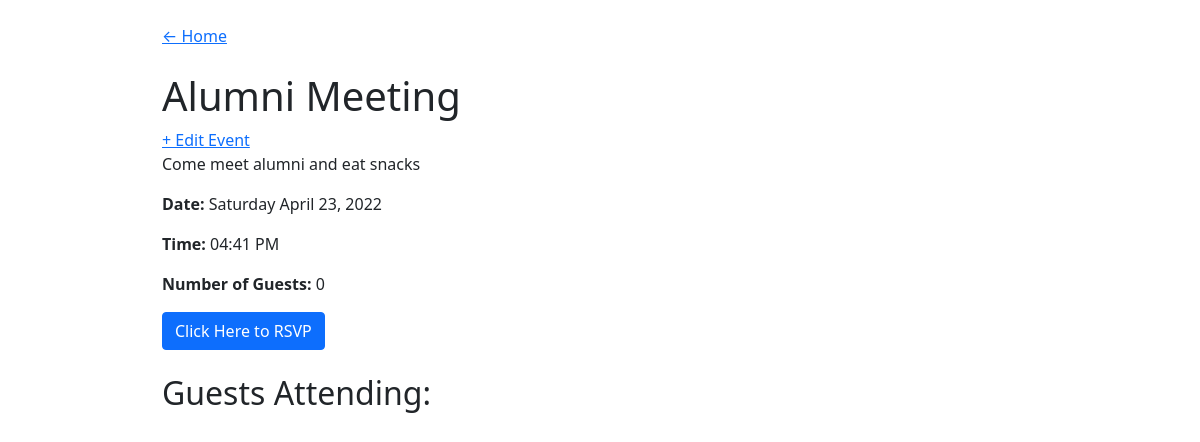
/event/3, run on the app's committed database.
### events_app/models.py (models this page shows)
class Event(db.Model):
    id = db.Column(db.Integer, primary_key=True)
    title = db.Column(db.String(80), nullable=False)
    description = db.Column(db.String(80), nullable=False)
    date_and_time = db.Column(db.DateTime(timezone=True))
    guests = db.relationship('Guest', secondary = 'guest_events', back_populates="events_attending")
    created_by = db.relationship('Guest', secondary= 'events_created', back_populates="events_hosting")
    event_type = db.Column(db.Enum(EventType), default=EventType.MISC)

### events_app/routes.py (the view)
@main.route('/event/<event_id>', defaults={'error': None})
@main.route('/event/<event_id>/<error>', methods=['GET'])
def event_detail(event_id, error):
    event = Event.query.filter_by(id=event_id).one()
    print(f'error: {error}')
    return render_template('event_detail.html', event=event, error=error)

### events_app/templates/event_detail.html (shortened to what this page needs)
{% extends 'base.html' %}
{% block content %}
<a href="/">← Home</a>
<h1 class="pt-4">{{event.title}}</h1>
<a href="/event/{{event.id}}/edit">+ Edit Event</a>
<p>{{event.description}}</p>
<p><strong>Date:</strong> {{event.date_and_time.strftime('%A %B %d, %Y')}}</p>
<p><strong>Time:</strong> {{event.date_and_time.strftime('%I:%M %p')}}</p>
<p><strong>Number of Guests:</strong> {{event.guests|length}}</p>
<button type="button" class="btn btn-primary" data-bs-toggle="modal" data-bs-target="#RSVPModal">
    Click Here to RSVP
</button>
<h2 class="pt-4">Guests Attending:</h2>
{% endblock %}

### events_app/static/style.css (style rules this page uses)
body { display: flex; justify-content: center; }

### data on the page
Event: title "Alumni Meeting", description "Come meet alumni and eat snacks", date_and_time "Saturday April 23, 2022", date_and_time "04:41 PM"

### other printed values
{{ event.guests|length }} "0"
